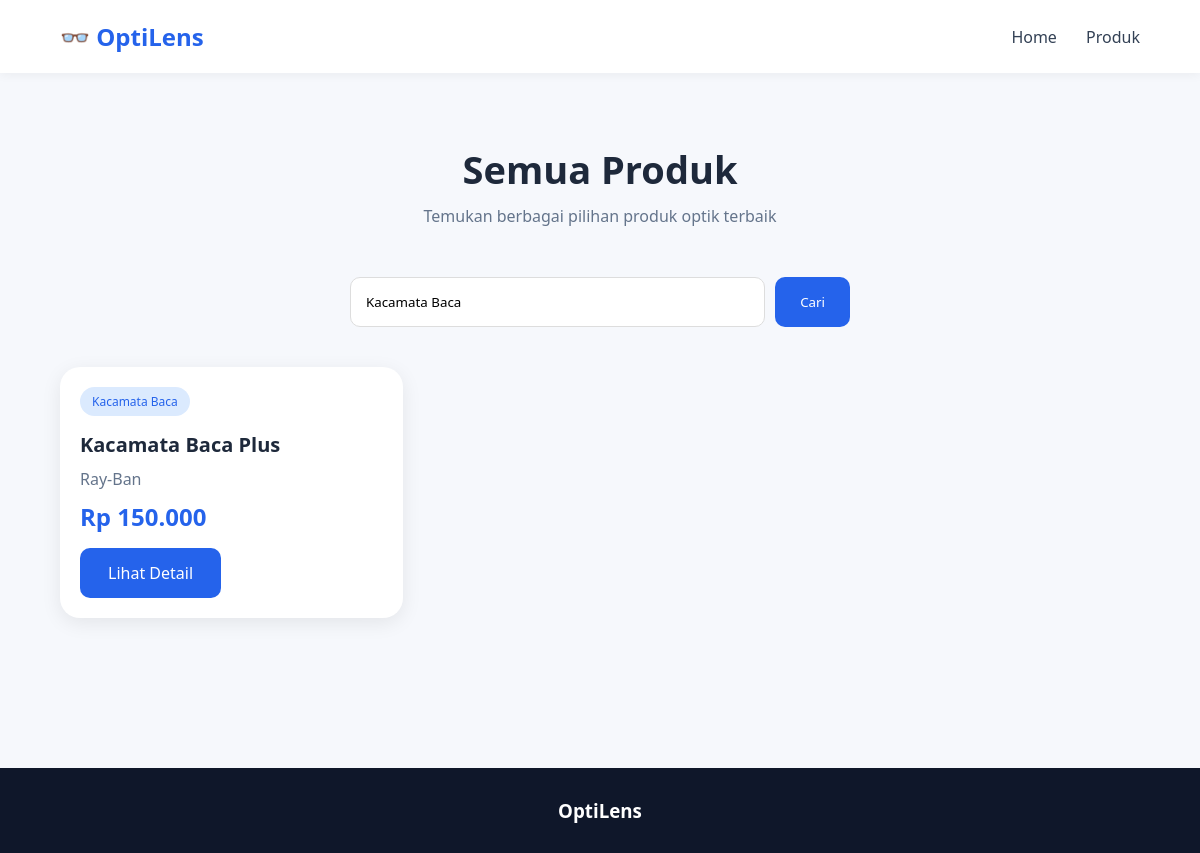
The page /produk.php?cari=Kacamata Baca on the database its author committed.
### tables this page shows
CREATE TABLE `produk` (
  `id` int UNSIGNED NOT NULL,
  `kategori_id` int UNSIGNED NOT NULL,
  `merek_id` int UNSIGNED DEFAULT NULL,
  `nama` varchar(200) NOT NULL,
  `slug` varchar(220) NOT NULL,
  `deskripsi` text,
  `material` varchar(100) DEFAULT NULL COMMENT 'cth: Titanium, Plastik, TR90',
  `bentuk_frame` varchar(50) DEFAULT NULL COMMENT 'cth: Oval, Square, Cat Eye, Round',
  `jenis_lensa` varchar(100) DEFAULT NULL COMMENT 'cth: Minus, Plus, Bifokal, Anti Radiasi (untuk produk lensa)',
  `harga` decimal(12,2) NOT NULL,
  `harga_coret` decimal(12,2) DEFAULT NULL,
  `berat_gram` smallint UNSIGNED DEFAULT NULL,
  `is_aktif` tinyint(1) NOT NULL DEFAULT '1',
  `is_featured` tinyint(1) NOT NULL DEFAULT '0',
  `terjual` int UNSIGNED NOT NULL DEFAULT '0',
  `rating_avg` decimal(3,2) NOT NULL DEFAULT '0.00',
  `rating_count` int UNSIGNED NOT NULL DEFAULT '0',
  `created_at` datetime NOT NULL DEFAULT CURRENT_TIMESTAMP,
  `updated_at` datetime NOT NULL DEFAULT CURRENT_TIMESTAMP ON UPDATE CURRENT_TIMESTAMP
);

CREATE TABLE `kategori` (
  `id` int UNSIGNED NOT NULL,
  `nama` varchar(100) NOT NULL,
  `slug` varchar(120) NOT NULL,
  `deskripsi` text,
  `gambar` varchar(255) DEFAULT NULL,
  `urutan` int NOT NULL DEFAULT '0',
  `created_at` datetime NOT NULL DEFAULT CURRENT_TIMESTAMP
);

CREATE TABLE `merek` (
  `id` int UNSIGNED NOT NULL,
  `nama` varchar(100) NOT NULL,
  `slug` varchar(120) NOT NULL,
  `logo` varchar(255) DEFAULT NULL,
  `is_aktif` tinyint(1) NOT NULL DEFAULT '1'
);

### produk.php (the view, shortened to what this page needs)
<?php
require_once "config/database.php";
$keyword = '';
if(isset($_GET['cari'])){
    $keyword = $_GET['cari'];
}
$query = mysqli_query(
    $conn,
    "SELECT
        p.*,
        k.nama AS kategori,
        m.nama AS merek
    FROM produk p
    LEFT JOIN kategori k ON p.kategori_id = k.id
    LEFT JOIN merek m ON p.merek_id = m.id
    WHERE p.is_aktif = 1
    AND p.nama LIKE '%$keyword%'
    ORDER BY p.id DESC"
);
?>
<!DOCTYPE html>
<html>
<head>
<link rel="stylesheet" href="assets/style.css">
</head>
<body>
<nav class="navbar">
<div class="container nav-content">
<div class="logo">
👓 OptiLens
</div>
<div class="menu">
<a href="index.php">Home</a>
<a href="produk.php">Produk</a>
</div>
</div>
</nav>
<section class="section">
<div class="container">
<div class="section-title">
<h2>Semua Produk</h2>
<p>
Temukan berbagai pilihan produk optik terbaik
</p>
</div>
<form method="GET">
<div class="search-box">
<input
type="text"
name="cari"
placeholder="Cari produk..."
value="<?= $keyword ?>"
>
<button type="submit">
Cari
</button>
</div>
</form>
<div class="products">
<?php while($row = mysqli_fetch_assoc($query)): ?>
<div class="product-card">
<div class="product-body">
<div class="badge">
<?= $row['kategori']; ?>
</div>
<h3 class="product-title">
<?= $row['nama']; ?>
</h3>
<p style="color:#64748b; margin-bottom:10px;">
<?= $row['merek']; ?>
</p>
<div class="price">
Rp <?= number_format($row['harga'],0,',','.') ?>
</div>
<a
href="detail-produk.php?id=<?= $row['id']; ?>"
class="btn"
>
Lihat Detail
</a>
</div>
</div>
<?php endwhile; ?>
</div>
</div>
</section>
<footer class="footer">
<h3>OptiLens</h3>
</footer>
</body>
</html>

### assets/style.css (style rules this page uses)
* { margin:0; padding:0; box-sizing:border-box; font-family:'Segoe UI',sans-serif; }
body { background:#f6f8fc; color:#1e293b; }
.container { width:90%; max-width:1200px; margin:auto; }
.navbar { background:white; position:sticky; top:0; z-index:100; box-shadow:0 2px 10px rgba(0,0,0,.05); }
.nav-content { display:flex; justify-content:space-between; align-items:center; padding:20px 0; }
.logo { font-size:24px; font-weight:700; color:#2563eb; }
.menu a { text-decoration:none; color:#334155; margin-left:25px; font-weight:500; }
.btn { display:inline-block; background:#2563eb; color:white; text-decoration:none; padding:14px 28px; border-radius:10px; transition:.3s; }
.section { padding:70px 0; }
.section-title { text-align:center; margin-bottom:50px; }
.section-title h2 { font-size:38px; }
.section-title p { color:#64748b; margin-top:10px; }
.products { display:grid; grid-template-columns:repeat(3,1fr); gap:25px; }
.product-card { background:white; border-radius:20px; overflow:hidden; box-shadow:0 5px 20px rgba(0,0,0,.08); transition:.3s; }
.product-body { padding:20px; }
.badge { background:#dbeafe; color:#2563eb; padding:6px 12px; border-radius:30px; font-size:12px; display:inline-block; margin-bottom:15px; }
.product-title { font-size:20px; margin-bottom:10px; }
.price { color:#2563eb; font-size:24px; font-weight:bold; margin-bottom:15px; }
.footer { background:#0f172a; color:white; text-align:center; padding:30px; margin-top:80px; }

### produk.php (style rules this page uses)
.search-box { max-width:500px; margin:0 auto 40px; display:flex; gap:10px; }
.search-box input { flex:1; padding:15px; border:1px solid #ddd; border-radius:10px; }
.search-box button { background:#2563eb; color:white; border:none; padding:15px 25px; border-radius:10px; cursor:pointer; }

### rows shown on the page
produk: kategori.nama "Kacamata Baca", nama "Kacamata Baca Plus", merek.nama "Ray-Ban", harga "150.000"
